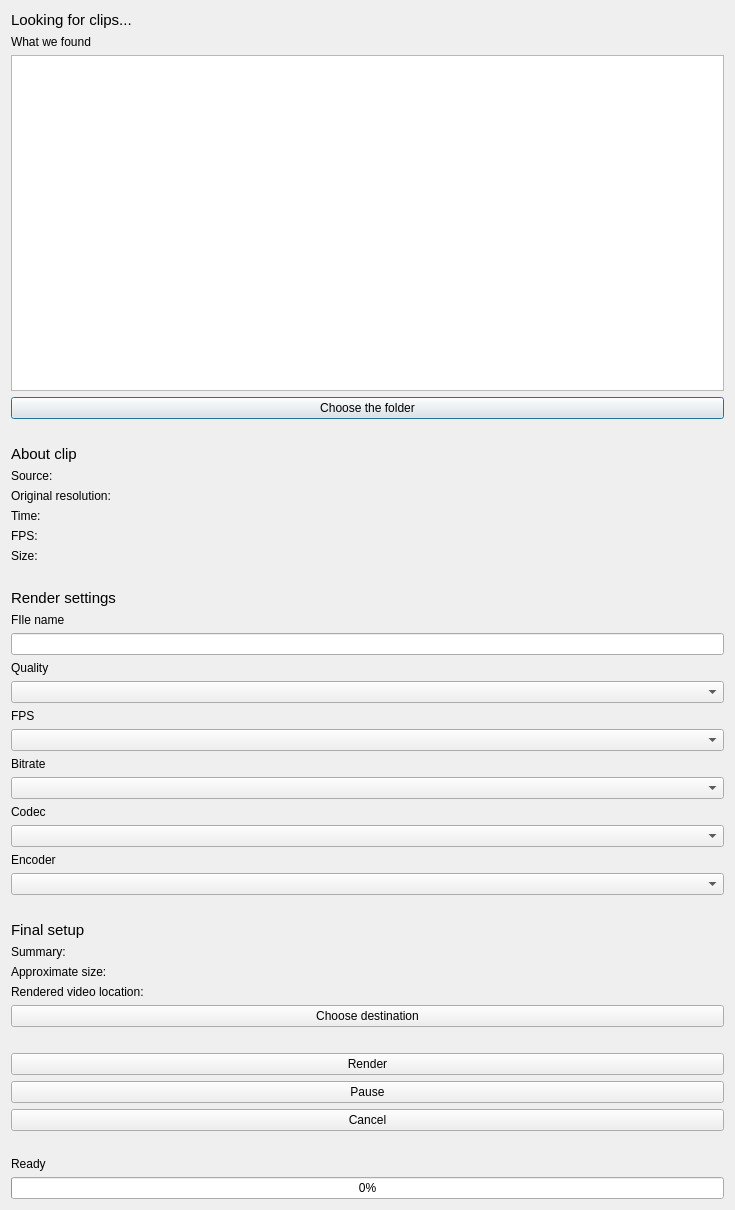
<?xml version="1.0" encoding="UTF-8"?>
<ui version="4.0">
 <class>Dialog</class>
 <widget class="QDialog" name="Dialog">
  <property name="geometry">
   <rect>
    <x>0</x>
    <y>0</y>
    <width>735</width>
    <height>1210</height>
   </rect>
  </property>
  <property name="windowTitle">
   <string>Dialog</string>
  </property>
  <layout class="QGridLayout" name="gridLayout">
   <item row="23" column="0">
    <widget class="QComboBox" name="combo_codec"/>
   </item>
   <item row="11" column="0">
    <widget class="QLabel" name="label_size">
     <property name="text">
      <string>Size:</string>
     </property>
    </widget>
   </item>
   <item row="7" column="0">
    <widget class="QLabel" name="source_label">
     <property name="text">
      <string>Source: </string>
     </property>
    </widget>
   </item>
   <item row="20" column="0">
    <widget class="QLabel" name="label_4">
     <property name="text">
      <string>Bitrate</string>
     </property>
    </widget>
   </item>
   <item row="5" column="0">
    <widget class="QLabel" name="label_7">
     <property name="font">
      <font>
       <pointsize>11</pointsize>
      </font>
     </property>
     <property name="text">
      <string>About clip</string>
     </property>
    </widget>
   </item>
   <item row="0" column="0">
    <widget class="QLabel" name="label_13">
     <property name="font">
      <font>
       <pointsize>11</pointsize>
      </font>
     </property>
     <property name="text">
      <string>Looking for clips...</string>
     </property>
    </widget>
   </item>
   <item row="16" column="0">
    <widget class="QLabel" name="label_2">
     <property name="text">
      <string>Quality</string>
     </property>
    </widget>
   </item>
   <item row="33" column="0">
    <widget class="QLabel" name="label_approx_size">
     <property name="text">
      <string>Approximate size:</string>
     </property>
    </widget>
   </item>
   <item row="8" column="0">
    <widget class="QLabel" name="orig_res_label">
     <property name="text">
      <string>Original resolution:</string>
     </property>
    </widget>
   </item>
   <item row="1" column="0">
    <widget class="QLabel" name="label">
     <property name="text">
      <string>What we found</string>
     </property>
    </widget>
   </item>
   <item row="41" column="0">
    <widget class="QLabel" name="label_15">
     <property name="text">
      <string/>
     </property>
    </widget>
   </item>
   <item row="25" column="0">
    <widget class="QComboBox" name="combo_encoder"/>
   </item>
   <item row="22" column="0">
    <widget class="QLabel" name="label_14">
     <property name="text">
      <string>Codec</string>
     </property>
    </widget>
   </item>
   <item row="19" column="0">
    <widget class="QComboBox" name="combo_fps"/>
   </item>
   <item row="42" column="0">
    <widget class="QLabel" name="label_status">
     <property name="text">
      <string>Ready</string>
     </property>
    </widget>
   </item>
   <item row="31" column="0">
    <widget class="QLabel" name="label_11">
     <property name="font">
      <font>
       <pointsize>11</pointsize>
      </font>
     </property>
     <property name="text">
      <string>Final setup</string>
     </property>
    </widget>
   </item>
   <item row="32" column="0">
    <widget class="QLabel" name="label_summary">
     <property name="text">
      <string>Summary:</string>
     </property>
    </widget>
   </item>
   <item row="4" column="0">
    <widget class="QLabel" name="label_12">
     <property name="text">
      <string/>
     </property>
    </widget>
   </item>
   <item row="10" column="0">
    <widget class="QLabel" name="label_fps">
     <property name="text">
      <string>FPS:</string>
     </property>
    </widget>
   </item>
   <item row="12" column="0">
    <widget class="QLabel" name="label_3">
     <property name="text">
      <string/>
     </property>
    </widget>
   </item>
   <item row="18" column="0">
    <widget class="QLabel" name="label_5">
     <property name="text">
      <string>FPS</string>
     </property>
    </widget>
   </item>
   <item row="3" column="0">
    <widget class="QPushButton" name="btn_browse">
     <property name="text">
      <string>Choose the folder</string>
     </property>
    </widget>
   </item>
   <item row="38" column="0">
    <widget class="QPushButton" name="btn_start">
     <property name="text">
      <string>Render</string>
     </property>
    </widget>
   </item>
   <item row="30" column="0">
    <widget class="QLabel" name="label_9">
     <property name="text">
      <string/>
     </property>
    </widget>
   </item>
   <item row="34" column="0">
    <widget class="QLabel" name="label_location">
     <property name="text">
      <string>Rendered video location:</string>
     </property>
    </widget>
   </item>
   <item row="43" column="0">
    <widget class="QProgressBar" name="progress_render">
     <property name="value">
      <number>0</number>
     </property>
    </widget>
   </item>
   <item row="9" column="0">
    <widget class="QLabel" name="label_duration">
     <property name="text">
      <string>Time:</string>
     </property>
    </widget>
   </item>
   <item row="13" column="0">
    <widget class="QLabel" name="label_8">
     <property name="font">
      <font>
       <pointsize>11</pointsize>
      </font>
     </property>
     <property name="text">
      <string>Render settings</string>
     </property>
    </widget>
   </item>
   <item row="15" column="0">
    <widget class="QLineEdit" name="input_filename"/>
   </item>
   <item row="21" column="0">
    <widget class="QComboBox" name="combo_bitrate"/>
   </item>
   <item row="39" column="0">
    <widget class="QPushButton" name="btn_pause">
     <property name="text">
      <string>Pause</string>
     </property>
    </widget>
   </item>
   <item row="17" column="0">
    <widget class="QComboBox" name="combo_quality"/>
   </item>
   <item row="40" column="0">
    <widget class="QPushButton" name="btn_cancel">
     <property name="text">
      <string>Cancel</string>
     </property>
     <property name="default">
      <bool>false</bool>
     </property>
    </widget>
   </item>
   <item row="36" column="0">
    <widget class="QLabel" name="label_18">
     <property name="text">
      <string/>
     </property>
    </widget>
   </item>
   <item row="14" column="0">
    <widget class="QLabel" name="label_10">
     <property name="text">
      <string>FIle name</string>
     </property>
    </widget>
   </item>
   <item row="24" column="0">
    <widget class="QLabel" name="label_6">
     <property name="text">
      <string>Encoder</string>
     </property>
    </widget>
   </item>
   <item row="35" column="0">
    <widget class="QPushButton" name="destination_button">
     <property name="text">
      <string>Choose destination</string>
     </property>
    </widget>
   </item>
   <item row="2" column="0">
    <widget class="QTableWidget" name="table_clips"/>
   </item>
  </layout>
 </widget>
 <resources/>
 <connections/>
</ui>
